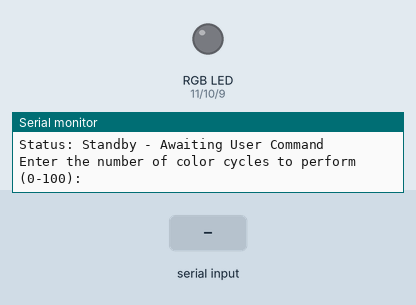
This sketch was run on a simulated Arduino Uno, built with avr-gcc and run on an emulated ATmega328P. Shown: an RGB LED mixed from three pins (HIGH = lit), the last lines printed to the serial monitor. Dashed ring = blinking. The inputs (shaded band) are chosen by the test bench.

Above: at 1.2 s.
1.3 s: "5\n" received over Serial
At 1.43 s:
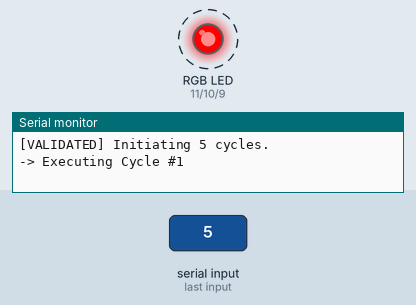
At 1.93 s:
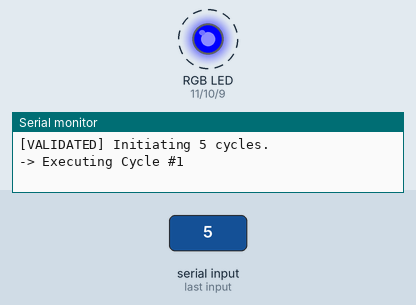
Timing chart, 0 to 10.3 s (numbered marks = the images above; inputs shaded):
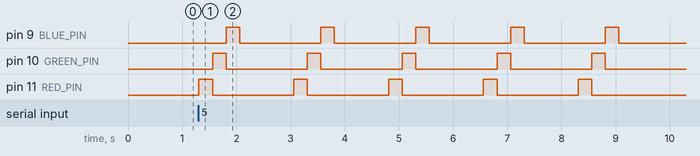

Measured:
- after the input at 1.3 s, pin 9 (BLUE_PIN): alternates HIGH for 0.25 s and LOW for 1.5 s, starting after 0.51 s; pin 10 (GREEN_PIN): alternates HIGH for 0.25 s and LOW for 1.5 s, starting after 0.26 s; pin 11 (RED_PIN): alternates HIGH for 0.25 s and LOW for 1.5 s, starting at once

The sketch:

20-RGB-LED-cycle-while.ino
```cpp
// (licence header left out)
// Hardware Configuration: Pin assignments using optimized data types
const byte RED_PIN   = 11;
const byte GREEN_PIN = 10;
const byte BLUE_PIN  = 9;

// Timing Configuration (milliseconds)
const unsigned int CYCLE_DELAY = 250;

void setup() {
  // Initialize digital pins as outputs
  pinMode(RED_PIN,   OUTPUT);
  pinMode(GREEN_PIN, OUTPUT);
  pinMode(BLUE_PIN,  OUTPUT);

  // High-speed telemetry initialization
  Serial.begin(115200);
  Serial.setTimeout(10);

  // Wait for Serial port to stabilize
  while (!Serial);

  // Ensure hardware starts in a safe (OFF) state
  allLedsOff();
  Serial.println("--- RGB LED SYSTEM INITIALIZED ---");
  Serial.println("Status: Standby - Awaiting User Command");
}

void loop() {
  Serial.println("\nEnter the number of color cycles to perform (0-100):");

  // Block execution until serial data is available
  while (Serial.available() == 0);

  // Read and sanitize input string
  String input = Serial.readString();
  input.trim();

  // Robust Input Validation: Ensure string is purely numeric
  bool isNumeric = (input.length() > 0);
  for (byte i = 0; i < input.length(); i++) {
    if (!isDigit(input[i])) {
      isNumeric = false;
      break;
    }
  }

  if (isNumeric) {
    int numCycles = input.toInt();

    // Logical Boundary Check (Range Validation)
    if (numCycles >= 0 && numCycles <= 100) {
      Serial.print("[VALIDATED] Initiating ");
      Serial.print(numCycles);
      Serial.println(" cycles.");

      // Manual control loop using 'while' structure
      int count = 1;
      while (count <= numCycles) {
        Serial.print("-> Executing Cycle #");
        Serial.println(count);

        // Stage 1: RED Activation
        allLedsOff();
        analogWrite(RED_PIN, 255);
        delay(CYCLE_DELAY);

        // Stage 2: GREEN Activation
        allLedsOff();
        analogWrite(GREEN_PIN, 255);
        delay(CYCLE_DELAY);

        // Stage 3: BLUE Activation
        allLedsOff();
        analogWrite(BLUE_PIN, 255);
        delay(CYCLE_DELAY);

        // Stage 4: Safety Interval (ALL OFF)
        allLedsOff();
        delay(CYCLE_DELAY * 4);

        // Manual iteration increment
        count++;
      }

      allLedsOff();
      Serial.println("[COMPLETED] All cycles finished. Returning to standby.");
    } else {
      Serial.println("[ERROR] Out of Range. Please enter a value between 0 and 100.");
    }
  } else {
    Serial.print("[ERROR] Invalid Input: '");
    Serial.print(input);
    Serial.println("' is not a valid integer.");
  }
}

/**
 * Mutual Exclusion Logic:
 * Ensures all RGB channels are set to 0V to prevent unintended color mixing.
 */
void allLedsOff() {
  analogWrite(RED_PIN,   0);
  analogWrite(GREEN_PIN, 0);
  analogWrite(BLUE_PIN,  0);
}
```
